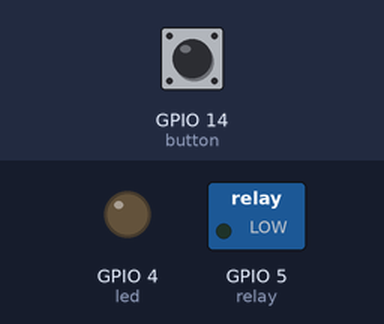
Simulated run of this sketch. Board: ESP8266 (NodeMCU). Parts: switched loads named in the sketch (green lamp = pin HIGH), output pins drawn as LEDs (lit = HIGH). Dashed ring = blinking. Inputs (shaded band) come from the test bench; at power-on: GPIO 14 (button) HIGH. WiFi joins after 1.5 s; servers stay silent unless stated; what the sketch prints to the serial monitor is not drawn.

Above: at 2.8 s.
2.9 s: GPIO 14 (button) pulled LOW for 0.15 s
At 3.31 s:
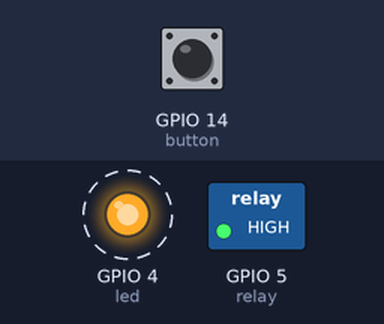
5.3 s: GPIO 14 (button) pulled LOW for 3.2 s
At 9.0 s:
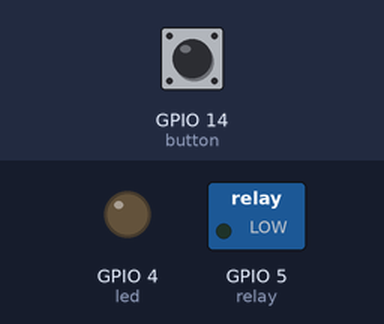
Timing chart, 0 to 10.5 s (numbered marks = the images above; inputs shaded):
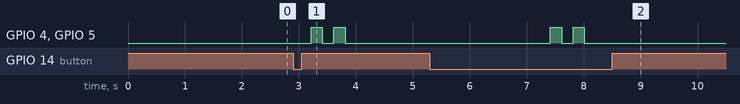

The sketch:

timbre.ino
```cpp
#include <ESP8266WiFi.h>
#include <WiFiClientSecure.h>
#include <UniversalTelegramBot.h>

// Initialize Wifi connection to the router
char ssid[] = "";     // your network SSID (name)
char password[] = ""; // your network key

// Initialize Telegram BOT
#define BOTtoken ""  // Bot Token (Get from Botfather)
#define chatID "" // https://stackoverflow.com/questions/32423837/telegram-bot-how-to-get-a-group-chat-id-ruby-gem-telegram-bot
#define relay 5
#define button 14
#define led 4

WiFiClientSecure client;
UniversalTelegramBot bot(BOTtoken, client);

bool Start = false;

void sendMessage() {
      bot.sendMessage(chatID, "Sona el timbre!");
}

void dingDong() {
    digitalWrite(led,HIGH);
    digitalWrite(relay,HIGH);
    delay(200);
    digitalWrite(led,LOW);
    digitalWrite(relay,LOW);
    delay(200);
}
void setup() {
  Serial.begin(115200);

  // Set WiFi to station mode and disconnect from an AP if it was Previously
  // connected
  WiFi.mode(WIFI_STA);
  WiFi.disconnect();
  delay(100);

  // attempt to connect to Wifi network:
  Serial.print("Connecting Wifi: ");
  Serial.println(ssid);
  WiFi.begin(ssid, password);

  while (WiFi.status() != WL_CONNECTED) {
    Serial.print(".");
    delay(500);
  }

  Serial.println("");  Serial.print("IP address: ");
  Serial.println(WiFi.localIP());

  Serial.println("WiFi connected");
  Serial.print("IP address: ");
  Serial.println(WiFi.localIP());

  pinMode(relay, OUTPUT);
  pinMode(button, INPUT_PULLUP);
  pinMode(led, OUTPUT);
  delay(10);
  digitalWrite(led, LOW); // initialize pin as off
}

int sw = 0;
int status_led = 0;

void loop() {
  sw = digitalRead(button);
  if ( sw == 0 ) {
    Serial.println("RING");
    sendMessage();
    dingDong();
    dingDong();
    delay(3000);
  }
  delay(100);
}
```

Measured:
- after the input at 2.9 s, GPIO 4 (led), GPIO 5 (relay): alternates HIGH for 0.20 s and LOW for 0.20 s, 4 changes in all, then stays LOW, starting after 0.31 s
- after the input at 5.3 s, GPIO 4 (led), GPIO 5 (relay): alternates HIGH for 0.20 s and LOW for 0.20 s, 4 changes in all, then stays LOW, starting after 2.1 s
